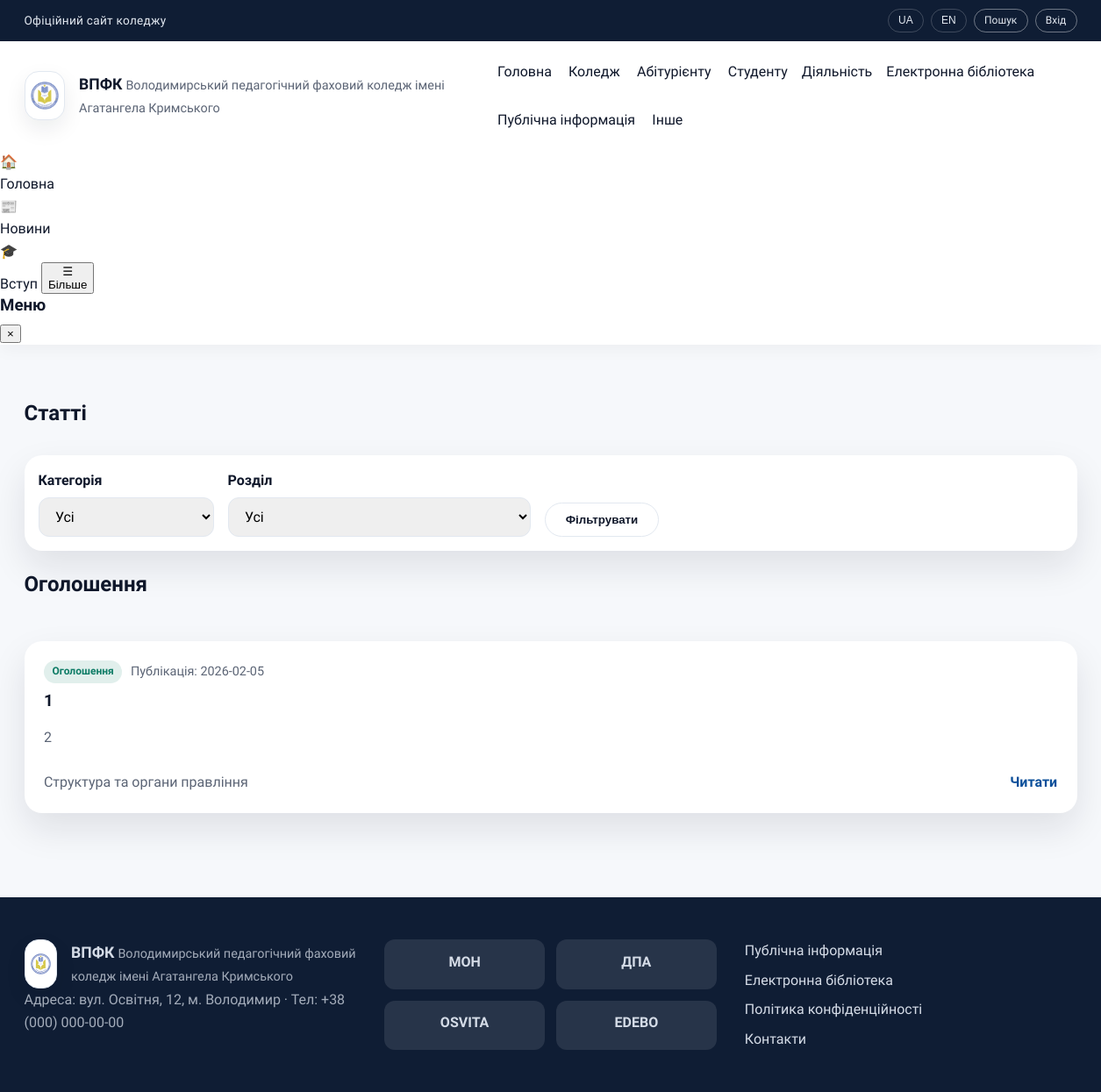
The page /articles on the database its author committed.
### tables this page shows
CREATE TABLE menu_items (
          id INTEGER PRIMARY KEY AUTOINCREMENT,
          parent_id INTEGER,
          title TEXT NOT NULL,
          url TEXT NOT NULL,
          sort_order INTEGER NOT NULL DEFAULT 0,
          FOREIGN KEY(parent_id) REFERENCES menu_items(id)
        );

CREATE TABLE articles (
          id INTEGER PRIMARY KEY AUTOINCREMENT,
          title TEXT NOT NULL,
          summary TEXT NOT NULL,
          content TEXT NOT NULL,
          category TEXT NOT NULL,
          section_id INTEGER,
          published_date TEXT NOT NULL,
          event_date TEXT,
          external_link TEXT,
          created_at TEXT NOT NULL,
          updated_at TEXT NOT NULL,
          FOREIGN KEY(section_id) REFERENCES menu_items(id)
        );

### app.py (the view)
@app.route("/articles")
def articles():
    category = request.args.get("category", "").strip()
    section_id = request.args.get("section_id", "").strip()
    query = """
        SELECT articles.*, menu_items.title AS section_title
        FROM articles
        LEFT JOIN menu_items ON menu_items.id = articles.section_id
        WHERE 1 = 1
    """
    params: List = []
    if category:
        query += " AND articles.category = ?"
        params.append(category)
    if section_id:
        query += " AND articles.section_id = ?"
        params.append(section_id)
    query += " ORDER BY articles.published_date DESC"
    articles_list = query_db(query, tuple(params))
    categories_to_show = ARTICLE_CATEGORIES
    if category:
        categories_to_show = [category]
    articles_by_category: Dict[str, List[sqlite3.Row]] = {cat: [] for cat in categories_to_show}
    for item in articles_list:
        if item["category"] in articles_by_category:
            articles_by_category[item["category"]].append(item)
    return render_template(
        "articles.html",
        articles_by_category=articles_by_category,
        categories=ARTICLE_CATEGORIES,
        sections=get_menu_flat(),
        selected_category=category,
        selected_section=section_id,
        active_title="",
    )

### app.py (called while the page is built)
def get_db() -> sqlite3.Connection:
    if "db" not in g:
        conn = sqlite3.connect(DB_PATH)
        conn.row_factory = sqlite3.Row
        g.db = conn
    return g.db

def query_db(query: str, args: tuple = (), one: bool = False):
    db = get_db()
    cursor = db.execute(query, args)
    rows = cursor.fetchall()
    cursor.close()
    if one:
        return rows[0] if rows else None
    return rows

def build_menu_tree(rows: List[sqlite3.Row]) -> List[dict]:
    items: Dict[int, dict] = {}
    roots: List[dict] = []
    for row in rows:
        items[row["id"]] = {
            "id": row["id"],
            "parent_id": row["parent_id"],
            "title": row["title"],
            "url": row["url"],
            "sort_order": row["sort_order"],
            "children": [],
        }
    for item in items.values():
        parent_id = item["parent_id"]
        if parent_id and parent_id in items:
            items[parent_id]["children"].append(item)
        else:
            roots.append(item)
    def sort_items(nodes: List[dict]) -> List[dict]:
        nodes.sort(key=lambda n: (n["sort_order"], n["title"]))
        for node in nodes:
            node["children"] = sort_items(node["children"])
        return nodes
    return sort_items(roots)

def get_menu_tree() -> List[dict]:
    rows = query_db("SELECT * FROM menu_items ORDER BY sort_order, title")
    return build_menu_tree(rows)

def get_menu_flat() -> List[dict]:
    tree = get_menu_tree()
    flat: List[dict] = []
    def walk(nodes: List[dict], level: int = 0) -> None:
        for node in nodes:
            flat.append({**node, "level": level})
            walk(node["children"], level + 1)
    walk(tree)
    return flat

@app.context_processor
def inject_globals():
    return {
        "menu_items": get_menu_tree(),
        "current_user": g.get("user"),
    }

@app.before_request
def load_user():
    g.user = None
    user_id = session.get("user_id")
    if user_id:
        user = query_db("SELECT * FROM users WHERE id = ?", (user_id,), one=True)
        if user:
            g.user = user

### templates/articles.html (shortened to what this page needs)
{% extends "layout.html" %}
{% block content %}
  <section class="section">
    <div class="container">
      <div class="section-header">
        <h1>Статті</h1>
      </div>
      <form class="filter-bar" method="get">
        <label class="filter-field">
          Категорія
          <select class="select" name="category">
            <option value="">Усі</option>
          </select>
        </label>
        <label class="filter-field">
          Розділ
          <select class="select" name="section_id">
            <option value="">Усі</option>
          </select>
        </label>
        <button class="btn outline" type="submit">Фільтрувати</button>
      </form>
      {% set ns = namespace(has_articles=false) %}
      {% for category, items in articles_by_category.items() %}
        {% if items or selected_category %}
          {% if items %}
            {% set ns.has_articles = true %}
          {% endif %}
          <div class="category-block">
            <div class="section-header">
              <h2>{{ category }}</h2>
            </div>
            {% if items %}
              <div class="article-list article-grid">
                {% for article in items %}
                  <article class="article-card">
                    <div class="article-meta">
                      <span class="badge">{{ article.category }}</span>
                      <span class="muted">Публікація: {{ article.published_date }}</span>
                    </div>
                    <h3>
                      <a href="{{ url_for('article_detail', article_id=article.id) }}">{{ article.title }}</a>
                    </h3>
                    <p>{{ article.summary }}</p>
                    <div class="article-footer">
                      <span class="muted">{{ article.section_title or 'Без розділу' }}</span>
                      <a class="link" href="{{ url_for('article_detail', article_id=article.id) }}">Читати</a>
                    </div>
                  </article>
                {% endfor %}
              </div>
            {% else %}
              <div class="empty-state">У цій категорії поки немає статей.</div>
            {% endif %}
          </div>
        {% endif %}
      {% endfor %}
    </div>
  </section>
{% endblock %}

### templates/_menu.html (shortened to what this page needs)
{% macro render_menu(items, active_title=None, level=0) %}
  {% for item in items %}
    {% set active_class = "nav-highlight" if item.title == active_title else "" %}
    {% if item.children %}
      <div class="nav-item has-submenu submenu-level-{{ level }}">
        <span class="nav-title {{ active_class }}">{{ item.title }}</span>
      </div>
    {% else %}
      <a href="{{ item.url or '#' }}" class="{{ active_class }}">{{ item.title }}</a>
    {% endif %}
  {% endfor %}
{% endmacro %}

### static/css/styles.css (style rules this page uses)
:root { color-scheme: light; --bg: #f6f8fb; --surface: #ffffff; --surface-2: #eef2f8; --text: #0f172a; --muted: #5b6475; --primary: #0b4f9a; --primary-700: #083b73; --secondary: #0e7c66; --accent: #f2b705; --border: #e2e8f0; --shadow: 0 18px 40px rgba(15, 23, 42, 0.1); --radius-lg: 20px; --radius-md: 14px; --radius-sm: 10px; --container: 1200px; }
*, *::before, *::after { box-sizing: border-box; }
body { margin: 0; font-family: "Source Sans 3", "Inter", "Roboto", "Segoe UI", sans-serif; font-size: 16px; line-height: 1.6; color: var(--text); background: var(--bg); }
a { color: inherit; text-decoration: none; }
h1, h2, h3 { margin: 0 0 0.4em; line-height: 1.2; }
p { margin: 0 0 1rem; color: var(--muted); }
.container { width: min(100% - 2.5rem, var(--container)); margin: 0 auto; }
.section { padding: 4rem 0; }
.section-header { display: flex; align-items: baseline; justify-content: space-between; gap: 1rem; margin-bottom: 1.5rem; }
.site-nav a { padding: 0.4rem 0.2rem; color: var(--text); position: relative; }
.site-nav a::after { content: ""; position: absolute; left: 0; bottom: -0.2rem; width: 0%; height: 2px; background: var(--primary); transition: width 0.3s ease; }
.nav-item { position: relative; display: inline-flex; align-items: center; gap: 0.35rem; }
.nav-title { display: inline-block; cursor: default; user-select: none; }
.btn { display: inline-flex; align-items: center; justify-content: center; padding: 0.7rem 1.4rem; border-radius: 999px; border: 1px solid transparent; font-weight: 600; cursor: pointer; transition: transform 0.2s ease, box-shadow 0.2s ease; }
.btn.outline { background: transparent; border-color: var(--border); color: var(--text); }
.link { color: var(--primary); font-weight: 600; }
.muted { color: var(--muted); }
.input, .textarea, .select { width: 100%; border-radius: 12px; border: 1px solid var(--border); padding: 0.7rem 0.9rem; font-size: 1rem; font-family: inherit; }
.badge { display: inline-flex; align-items: center; padding: 0.2rem 0.6rem; border-radius: 999px; background: rgba(14, 124, 102, 0.12); color: #0e7c66; font-size: 0.75rem; font-weight: 700; }
.filter-bar { display: flex; flex-wrap: wrap; gap: 1rem; align-items: flex-end; background: var(--surface); padding: 1rem; border-radius: var(--radius-lg); box-shadow: var(--shadow); margin-bottom: 1.5rem; }
.filter-field { display: grid; gap: 0.4rem; font-weight: 600; min-width: 200px; }
.article-list { display: grid; gap: 1.2rem; }
.article-grid { grid-template-columns: repeat(auto-fit, minmax(260px, 1fr)); }
.category-block { display: grid; gap: 1rem; margin-bottom: 2rem; }
.article-card { background: var(--surface); padding: 1.4rem; border-radius: var(--radius-lg); box-shadow: var(--shadow); display: grid; gap: 0.6rem; }
.article-meta { display: flex; flex-wrap: wrap; gap: 0.6rem; align-items: center; font-size: 0.9rem; }
.article-footer { display: flex; align-items: center; justify-content: space-between; gap: 1rem; }

### rows shown on the page
menu_items: title "Головна"
menu_items: title "Коледж"
menu_items: title "Абітурієнту"
menu_items: title "Студенту"
menu_items: title "Діяльність"
menu_items: title "Електронна бібліотека"
menu_items: title "Публічна інформація"
menu_items: title "Інше"
articles: category "Оголошення", published_date "2026-02-05", title "1", summary "2", title "Структура та органи правління"

### other values the page prints
{{ category }} "Оголошення"
